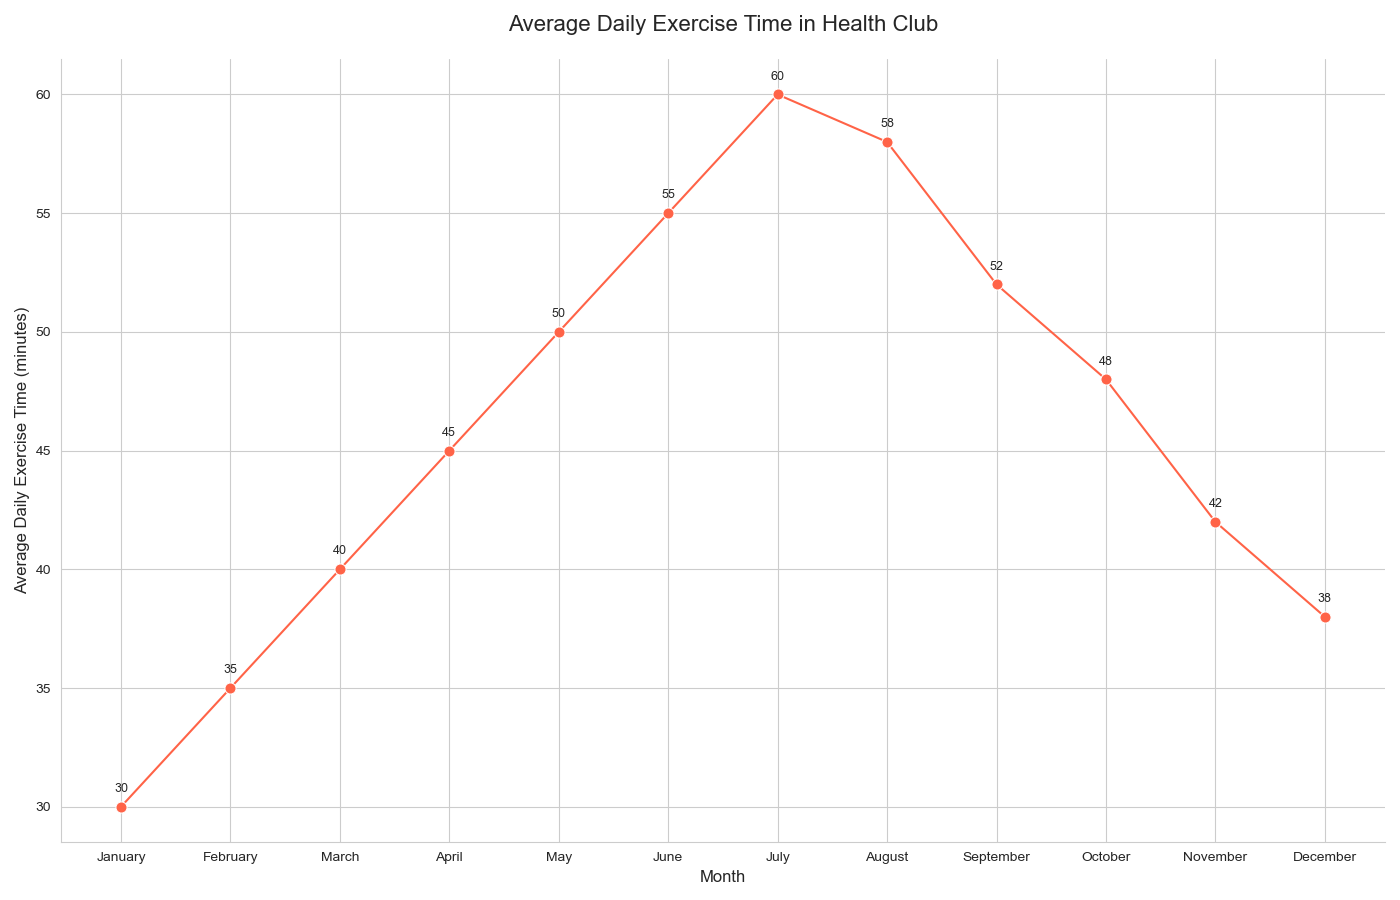

The Python source for this figure:

import pandas as pd
import seaborn as sns
import matplotlib.pyplot as plt

# Data
data = {
    'Month': ['January', 'February', 'March', 'April', 'May', 'June',
              'July', 'August', 'September', 'October', 'November', 'December'],
    'Average_Daily_Exercise_Time_minutes': [30, 35, 40, 45, 50, 55, 60, 58, 52, 48, 42, 38]
}
df = pd.DataFrame(data)

# Convert 'Month' to categorical type having an order because Seaborn sorts data by default
df['Month'] = pd.Categorical(df['Month'], categories=data['Month'], ordered=True)

# Plotting
plt.figure(figsize=(14, 9))
exercise_time_plot = sns.lineplot(x='Month', y='Average_Daily_Exercise_Time_minutes', data=df,
                                  marker='o', color='#ff6347', markersize=8)

# Annotations
for i in range(df.shape[0]):
    plt.text(df.Month[i], df.Average_Daily_Exercise_Time_minutes[i] + 0.5, df.Average_Daily_Exercise_Time_minutes[i],
             ha='center', va='bottom', fontsize=9)

# Customizations
exercise_time_plot.set_title("Average Daily Exercise Time in Health Club", fontsize=16, pad=20)
exercise_time_plot.set_xlabel("Month", fontsize=12)
exercise_time_plot.set_ylabel("Average Daily Exercise Time (minutes)", fontsize=12)
sns.despine()

# Show plot
plt.tight_layout()
plt.show()
